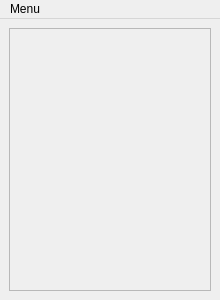
<?xml version="1.0" encoding="UTF-8"?>
<ui version="4.0">
 <class>MainWindow</class>
 <widget class="QMainWindow" name="MainWindow">
  <property name="geometry">
   <rect>
    <x>0</x>
    <y>0</y>
    <width>220</width>
    <height>300</height>
   </rect>
  </property>
  <property name="windowTitle">
   <string>qudi/HFML_spectroscopy: polarization control</string>
  </property>
  <widget class="QWidget" name="centralwidget">
   <layout class="QGridLayout" name="gridLayout">
    <item row="0" column="0">
     <widget class="QScrollArea" name="scrollArea">
      <property name="widgetResizable">
       <bool>true</bool>
      </property>
      <widget class="QWidget" name="scrollAreaWidgetContents">
       <property name="geometry">
        <rect>
         <x>0</x>
         <y>0</y>
         <width>200</width>
         <height>259</height>
        </rect>
       </property>
      </widget>
     </widget>
    </item>
   </layout>
  </widget>
  <widget class="QMenuBar" name="menubar">
   <property name="geometry">
    <rect>
     <x>0</x>
     <y>0</y>
     <width>220</width>
     <height>21</height>
    </rect>
   </property>
   <widget class="QMenu" name="menuMenu">
    <property name="title">
     <string>Menu</string>
    </property>
    <addaction name="actionClose"/>
   </widget>
   <addaction name="menuMenu"/>
  </widget>
  <action name="actionClose">
   <property name="icon">
    <iconset>
     <normaloff>../../artwork/icons/oxygen/22x22/application-exit.png</normaloff>../../artwork/icons/oxygen/22x22/application-exit.png</iconset>
   </property>
   <property name="text">
    <string>Close</string>
   </property>
  </action>
 </widget>
 <resources/>
 <connections>
  <connection>
   <sender>actionClose</sender>
   <signal>triggered()</signal>
   <receiver>MainWindow</receiver>
   <slot>close()</slot>
   <hints>
    <hint type="sourcelabel">
     <x>-1</x>
     <y>-1</y>
    </hint>
    <hint type="destinationlabel">
     <x>232</x>
     <y>299</y>
    </hint>
   </hints>
  </connection>
 </connections>
</ui>
